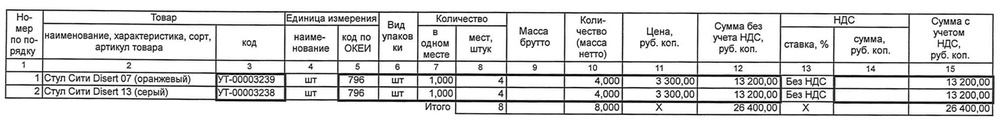
#> input picture scripts/table_11.jpg, 1000 x 120 px, shrunk from 1600 x 192 before the run
$ python -i rotate_img.py   (imports and definitions only)
#> lines starting #> are read from the running program, lines starting #| are printed output that depends on the picture; after the words box and inside, x2 and y2 are one past the last pixel; in counts of white or black regions, pixels touching at a corner belong together
#> further down, picture is the input picture: shape (120, 1000, 3); mean B, G, R 218.1, 218.1, 218.1
import cv2
import numpy as np
from collections import Counter

def rotate_img(image):
    # Загрузка изображения
    # image = cv2.imread(img_path)
    padding = 50
    image = cv2.copyMakeBorder(image, padding, padding, padding, padding, cv2.BORDER_CONSTANT, value=[255, 255, 255])
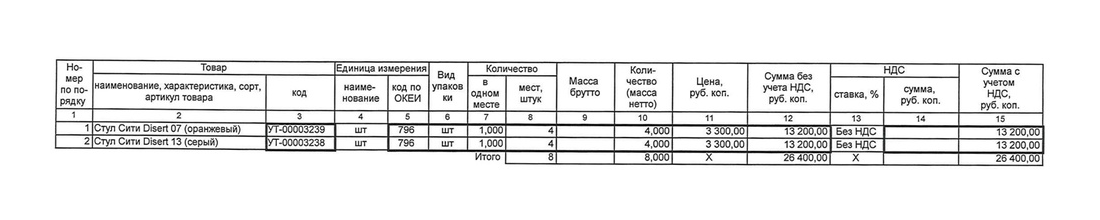
#> image: shape (220, 1100, 3); mean of channels 0, 1, 2 236.7, 236.7, 236.7; drawn as B, G, R
    grey = cv2.cvtColor(image, cv2.COLOR_BGR2GRAY)
    thresholded_image = cv2.threshold(grey, 127, 255, cv2.THRESH_BINARY)[1]
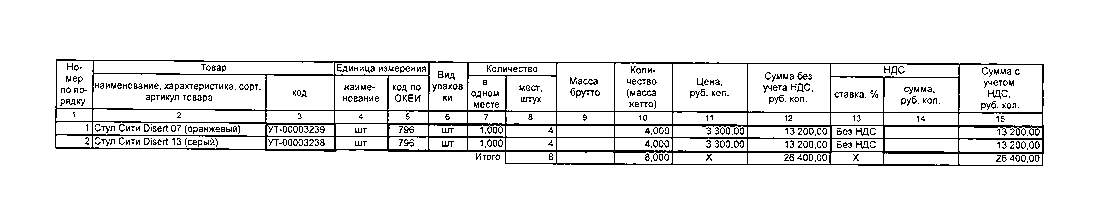
#> thresholded_image: shape (220, 1100); 92.8% white; black in thin lines or dots, all inside (x1, y1, x2, y2) = (55, 59, 1044, 166)
    inverted_image = cv2.bitwise_not(thresholded_image)
    hor = np.array([[1, 1, 1, 1, 1, 1]])
    vertical_lines_eroded_image = cv2.erode(inverted_image, hor, iterations=10)
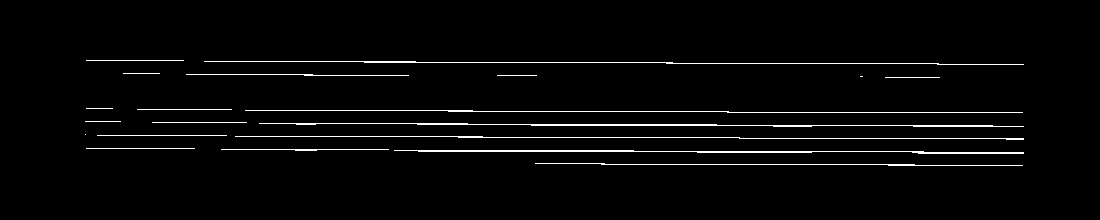
#> vertical_lines_eroded_image: shape (220, 1100); 2.6% white in thin lines or dots, all inside (x1, y1, x2, y2) = (85, 60, 1024, 166)
    # cv2.imwrite('lines.jpg', vertical_lines_eroded_image)


    # Обнаружение прямых линий
    low_threshold = 50
    high_threshold = 150
    edges = cv2.Canny(vertical_lines_eroded_image, low_threshold, high_threshold)
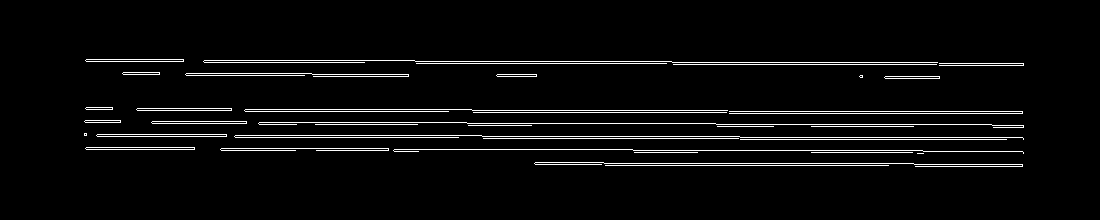
#> edges: shape (220, 1100); 4.1% white in thin lines or dots, all inside (x1, y1, x2, y2) = (84, 59, 1024, 167)

    rho = 1  # distance resolution in pixels of the Hough grid
    theta = np.pi / 180  # angular resolution in radians of the Hough grid
    threshold = 15  # minimum number of votes (intersections in Hough grid cell)
    min_line_length = 50  # minimum number of pixels making up a line
    max_line_gap = 20  # maximum gap in pixels between connectable line segments
    # line_image = np.copy(vertical_lines_eroded_image) * 0  # creating a blank to draw lines on

    lines = cv2.HoughLinesP(edges, rho, theta, threshold, np.array([]),
                        min_line_length, max_line_gap)
#> lines = 59 rows, first 6: [245, 111, 448, 111], [633, 150, 922, 150], [716, 124, 991, 124], [483, 138, 738, 138], [86, 61, 203, 61], [812, 139, 868, 139]
    if lines is not None:
        lines = list(lines)
#> lines = 59 items, first 6: [[245, 111, 448, 111]], [[633, 150, 922, 150]], [[716, 124, 991, 124]], [[483, 138, 738, 138]], [[86, 61, 203, 61]], [[812, 139, 868, 139]]
    # [6 lines of commented-out code are left out]

    angles = []
    if lines:
        for line in lines:
            angle = np.arctan2(line[0][3] - line[0][1], line[0][2] - line[0][0]) * 180/np.pi
            if angle != 0:
                angles.append(angle)
#> this loop made 59 passes
#> (line, angle) on passes 1 to 12: ([[245, 111, 448, 111]], 0), ([[633, 150, 922, 150]], 0), ([[716, 124, 991, 124]], 0), ([[483, 138, 738, 138]], 0), ([[86, 61, 203, 61]], 0), ([[812, 139, 868, 139]], 0), ([[472, 110, 727, 110]], 0), ([[482, 136, 739, 136]], 0), ([[416, 63, 666, 63]], 0), ([[388, 149, 632, 149]], 0), ([[605, 165, 888, 165]], 0), ([[604, 163, 913, 163]], 0)
#> after the loop, angles = [0.988, -0.881, 0.651, 0.83]

    # angles = np.array(angles)
    # angle = angles.mean()
    angle = Counter(angles).most_common(1)[0][0] if angles != [] else 0
#> angle = 0.988

    # Применение геометрических преобразований
    center = tuple(np.array(image.shape[1::-1]) / 2)
#> center = (550, 110)
    rotation_matrix = cv2.getRotationMatrix2D(center, angle, scale=1.0)
#> rotation_matrix = [[1, 0.0172, -1.81], [-0.0172, 1, 9.5]]
    rotated_image = cv2.warpAffine(image, rotation_matrix, image.shape[1::-1], flags=cv2.INTER_LINEAR, borderValue=(255,255,255))
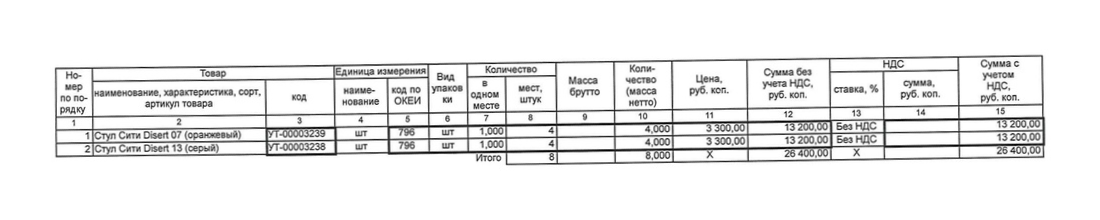
#> rotated_image: shape (220, 1100, 3); mean of channels 0, 1, 2 236.7, 236.7, 236.7; drawn as B, G, R
    return rotated_image
# [7 lines of commented-out code are left out]

>>> import cv2
>>> picture = cv2.imread('table_11.jpg')
>>> result = rotate_img(picture)

$ run again, on scripts/table_7.jpg
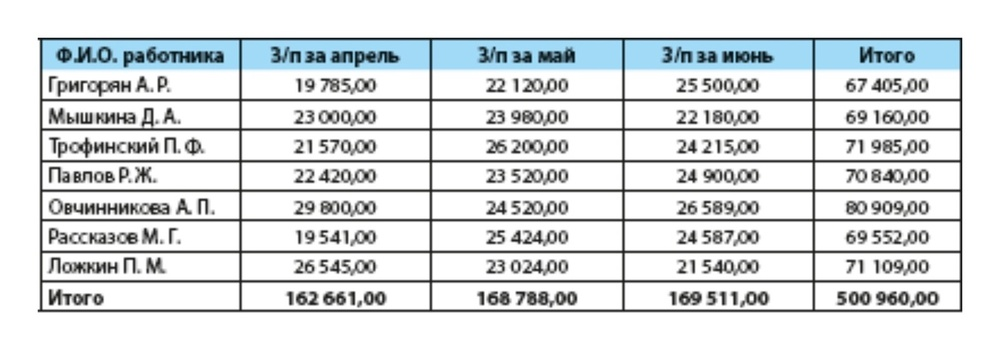
#> input picture scripts/table_7.jpg, 1000 x 352 px, shrunk from 1600 x 563 before the run
#> picture is the input picture: shape (352, 1000, 3); mean B, G, R 223.3, 221.4, 217.5
#> in rotate_img, `thresholded_image = cv2.threshold(grey, 127, 255, cv2.THRESH_BINARY)[1]`:
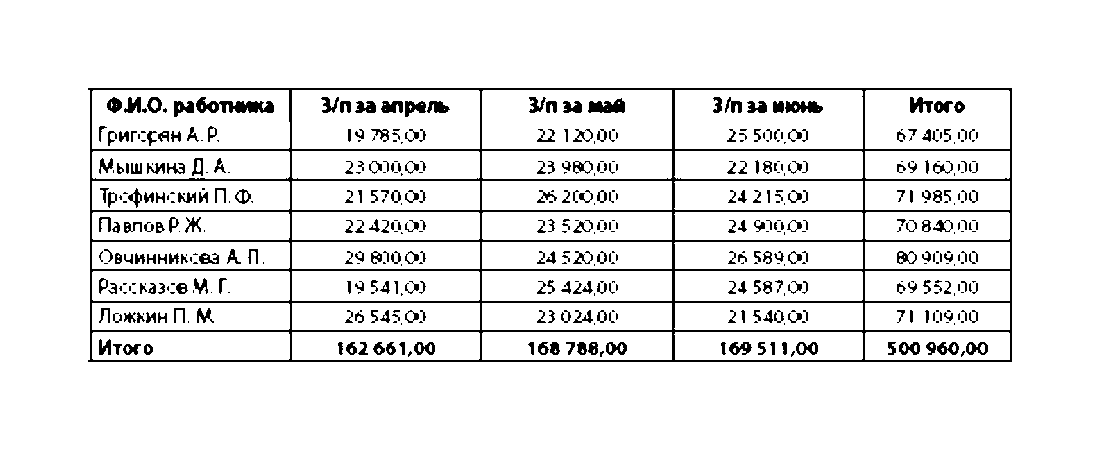
#> thresholded_image: shape (452, 1100); 91.7% white; black in thin lines or dots, all inside (x1, y1, x2, y2) = (88, 88, 1012, 362)
#> vertical_lines_eroded_image: shape (452, 1100); 3.2% white in thin lines or dots, all inside (x1, y1, x2, y2) = (118, 88, 992, 362)
#> in rotate_img, `edges = cv2.Canny(vertical_lines_eroded_image, low_threshold, high_thr..`:
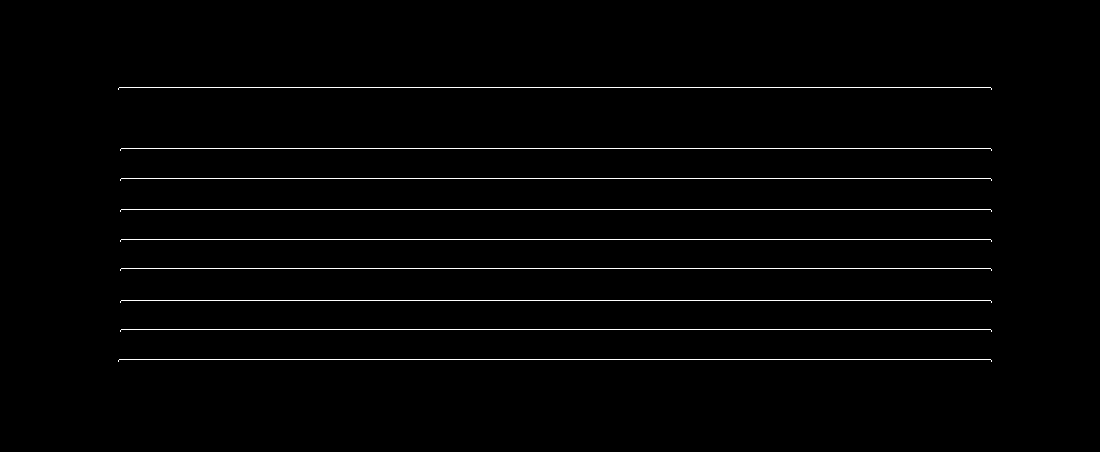
#> edges: shape (452, 1100); 1.6% white in thin lines or dots, all inside (x1, y1, x2, y2) = (118, 87, 992, 362)
#> in rotate_img, `lines = cv2.HoughLinesP(edges, rho, theta, threshold, np.array([]), mi..`: lines = [[121, 239, 990, 239], [119, 359, 990, 359], [121, 329, 990, 329], [121, 300, 990, 300], [121, 178, 990, 178], [121, 148, 990, 148], [119, 87, 990, 87], [121, 268, 990, 268], [121, 209, 990, 209]]
#> in rotate_img, `lines = list(lines)`: lines = [[[121, 239, 990, 239]], [[119, 359, 990, 359]], [[121, 329, 990, 329]], [[121, 300, 990, 300]], [[121, 178, 990, 178]], [[121, 148, 990, 148]], [[119, 87, 990, 87]], [[121, 268, 990, 268]], [[121, 209, 990, 209]]]
#> the loop in rotate_img, `for line in lines:` made 9 passes
#> after the loop in rotate_img, `for line in lines:`: angles = []
#> rotation_matrix = [[1, 0, 0], [0, 1, 0]]
